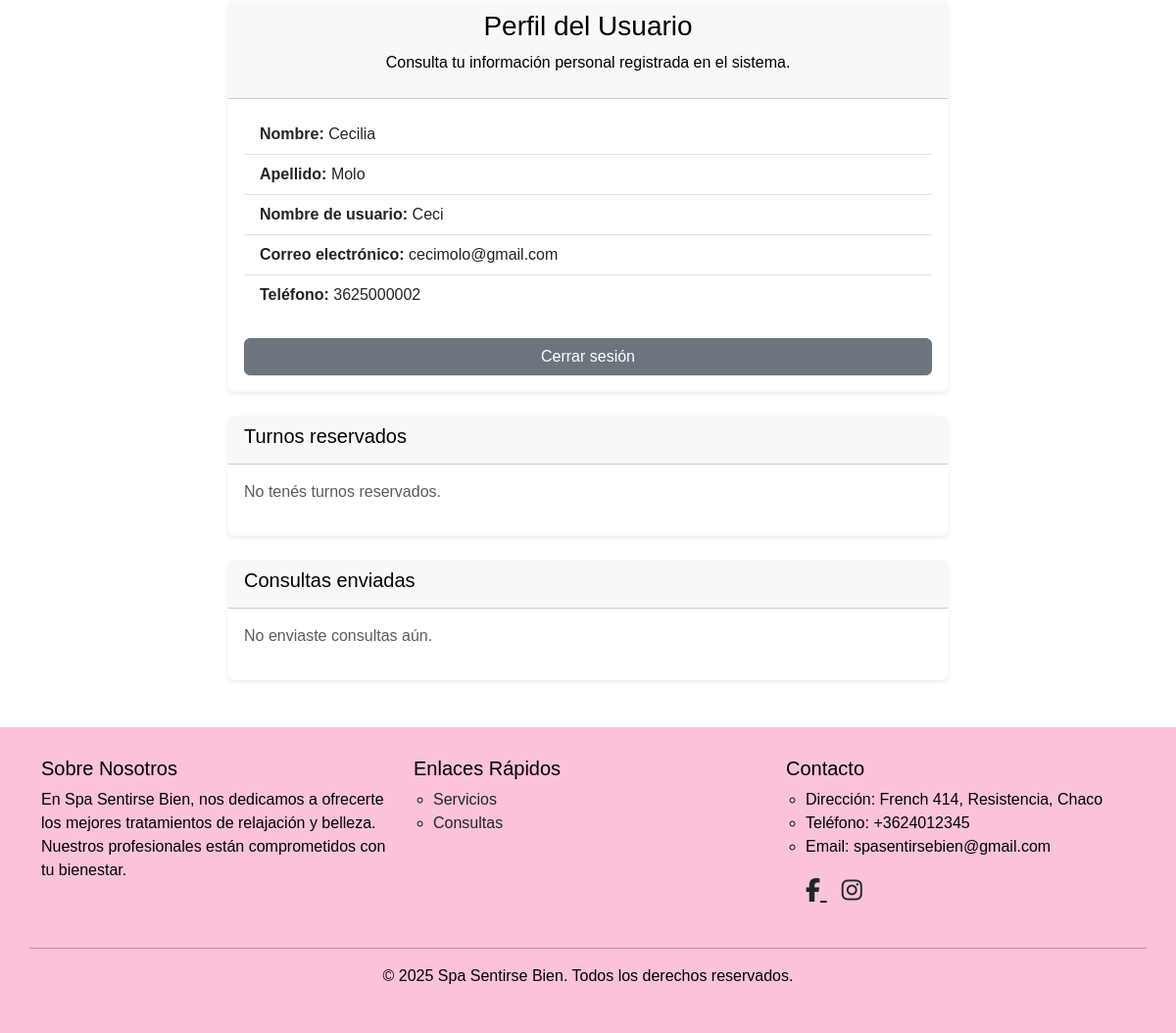
/perfil/ (signed in, lower part), run on an earlier commit of the app's database.
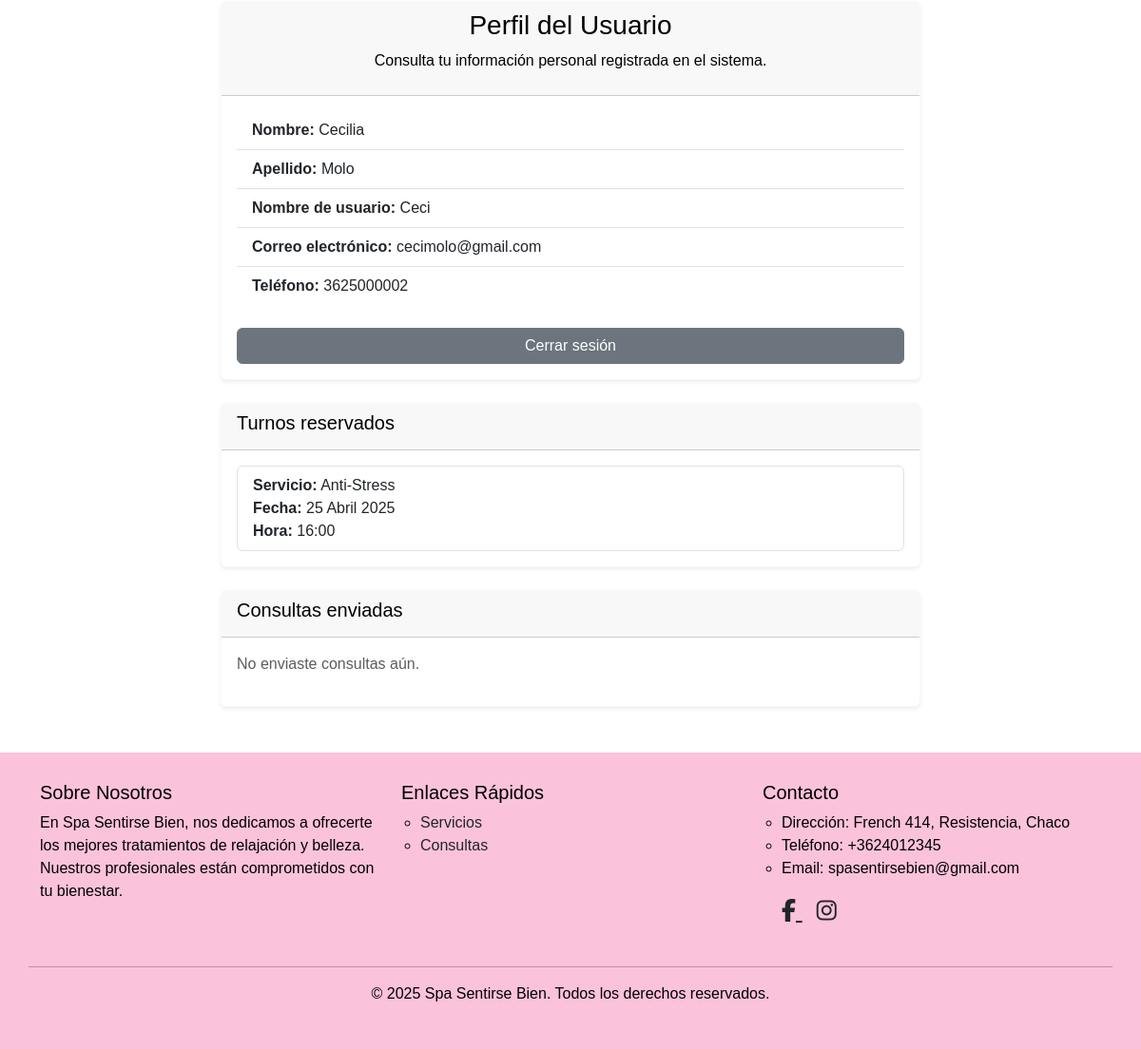
And on a later commit of the database.
### spa/models.py (models this page shows, shortened)
class Cliente(models.Model):
    user = models.OneToOneField(User, on_delete=models.CASCADE)
    telefono = models.CharField(max_length=20, blank=True)

class Turno(models.Model):
    cliente = models.ForeignKey(Cliente, on_delete=models.CASCADE)
    servicio = models.ForeignKey(Servicio, on_delete=models.CASCADE)
    fecha = models.DateField()
    hora = models.TimeField()

class Servicio(models.Model):
    nombre = models.CharField(max_length=100)
    descripcion = models.TextField()
    imagen = models.ImageField(upload_to='servicios/', blank=True, null=True)
    subcategoria = models.ForeignKey(SubcategoriaServicio, on_delete=models.CASCADE)
    precio = models.PositiveIntegerField(default=10000)  # Campo de precio agregado

### spa/views.py (the view)
# urls.py: path('perfil/', views.perfil, name='perfil'),
@login_required
def perfil(request):
    turnos = Turno.objects.filter(cliente=request.user.cliente)
    consultas = Consulta.objects.filter(email=request.user.email)
    return render(request, 'perfil.html', {
        'turnos': turnos,
        'consultas': consultas
    })

### templates/perfil.html
{% extends 'base.html' %} {% block content %}
<div class="container mt-5 mb-5">
  <div class="row justify-content-center">
    <div class="col-md-8">
      <div class="card shadow-sm border-light mb-4">
        <div class="card-header text-center bg-pink text-white">
          <h3 class="text-black">Perfil del Usuario</h3>
          <p class="text-black">
            Consulta tu información personal registrada en el sistema.
          </p>
        </div>
        <div class="card-body">
          <ul class="list-group list-group-flush">
            <li class="list-group-item">
              <strong>Nombre:</strong> {{ user.first_name }}
            </li>
            <li class="list-group-item">
              <strong>Apellido:</strong> {{ user.last_name }}
            </li>
            <li class="list-group-item">
              <strong>Nombre de usuario:</strong> {{ user.username }}
            </li>
            <li class="list-group-item">
              <strong>Correo electrónico:</strong> {{ user.email }}
            </li>
            <li class="list-group-item">
              <strong>Teléfono:</strong> {{ user.cliente.telefono }}
            </li>
          </ul>
          <div class="d-grid gap-2 mt-4">
            <a href="{% url 'logout' %}" class="btn btn-secondary"
              >Cerrar sesión</a
            >
          </div>
        </div>
      </div>
      <div class="card shadow-sm border-light mb-4">
        <div class="card-header bg-pink text-white">
          <h5 class="text-black">Turnos reservados</h5>
        </div>
        <div class="card-body">
          {% if turnos %}
          <ul class="list-group">
            {% for turno in turnos %}
            <li class="list-group-item">
              <strong>Servicio:</strong> {{ turno.servicio.nombre }}<br />
              <strong>Fecha:</strong> {{ turno.fecha }}<br />
              <strong>Hora:</strong> {{ turno.hora }}
            </li>
            {% endfor %}
          </ul>
          {% else %}
          <p class="text-muted">No tenés turnos reservados.</p>
          {% endif %}
        </div>
      </div>
      <div class="card shadow-sm border-light">
        <div class="card-header bg-pink text-white">
          <h5 class="text-black">Consultas enviadas</h5>
        </div>
        <div class="card-body">
          {% if consultas %}
          <ul class="list-group">
            {% for consulta in consultas %}
            <li class="list-group-item">
              <strong>Nombre:</strong> {{ consulta.nombre }}<br />
              <strong>Email:</strong> {{ consulta.email }}<br />
              <strong>Mensaje:</strong> {{ consulta.mensaje }}
            </li>
            {% endfor %}
          </ul>
          {% else %}
          <p class="text-muted">No enviaste consultas aún.</p>
          {% endif %}
        </div>
      </div>
    </div>
  </div>
</div>
{% include 'footer.html' %} {% endblock %}

### templates/base.html (shortened to what this page needs)
{% load static %}
<!DOCTYPE html>
<html lang="es">
  <head>
    <link
      href="https://cdn.jsdelivr.net/npm/bootstrap@5.3.3/dist/css/bootstrap.min.css"
      rel="stylesheet"
    />
  </head>
  <body>
    {% block content %}{% endblock %}
  </body>
</html>

### templates/footer.html (shortened to what this page needs)
<footer style="background-color: #fbc2db; color: #000000; padding: 30px 0">
  <div class="container">
    <div class="row">
      <div class="col-md-4 mb-4">
        <h5>Sobre Nosotros</h5>
        <p>
          En Spa Sentirse Bien, nos dedicamos a ofrecerte los mejores
          tratamientos de relajación y belleza. Nuestros profesionales están
          comprometidos con tu bienestar.
        </p>
      </div>
      <div class="col-md-4 mb-4">
        <h5>Enlaces Rápidos</h5>
        <ul
          class="list-unstyled"
          style="list-style-type: circle; padding-left: 20px"
        >
          <li>
            <a
              href="{% url 'servicios' %}"
              class="text-dark text-decoration-none"
              >Servicios</a
            >
          </li>
          <li>
            <a
              href="{% url 'consultas' %}"
              class="text-dark text-decoration-none"
              >Consultas</a
            >
          </li>
        </ul>
      </div>
      <div class="col-md-4 mb-4">
        <h5>Contacto</h5>
        <ul style="list-style-type: circle; padding-left: 20px">
          <li>Dirección: French 414, Resistencia, Chaco</li>
          <li>Teléfono: +3624012345</li>
          <li>Email: spasentirsebien@gmail.com</li>
          <li style="list-style-type: none; padding-left: 0; margin-top: 15px;">
            <a href="https://www.facebook.com/TuPaginaDeFacebook" target="_blank" aria-label="Enlace a Facebook" class="text-dark" style="margin-right: 15px; font-size: 1.5em;">
              <i class="fab fa-facebook-f"></i>
            </a>
            <a href="https://www.instagram.com/TuCuentaDeInstagram" target="_blank" aria-label="Enlace a Instagram" class="text-dark" style="font-size: 1.5em;">
              <i class="fab fa-instagram"></i>
            </a>
          </li>
        </ul>
      </div>
    <hr class="bg-light" />
    <div class="text-center">
      <p>&copy; 2025 Spa Sentirse Bien. Todos los derechos reservados.</p>
    </div>
  </div>
</footer>

### templates/base.html (style rules this page uses)
body { font-family: Arial, sans-serif; margin: 0; padding: 0; background-color: #ffffff; }

What changed in the data, as far as the page shows it:
added Turno: servicio.nombre "Anti-Stress", fecha "25 Abril 2025", hora "16:00"
Also different on the page:
text no longer shown: "No tenés turnos reservados."
